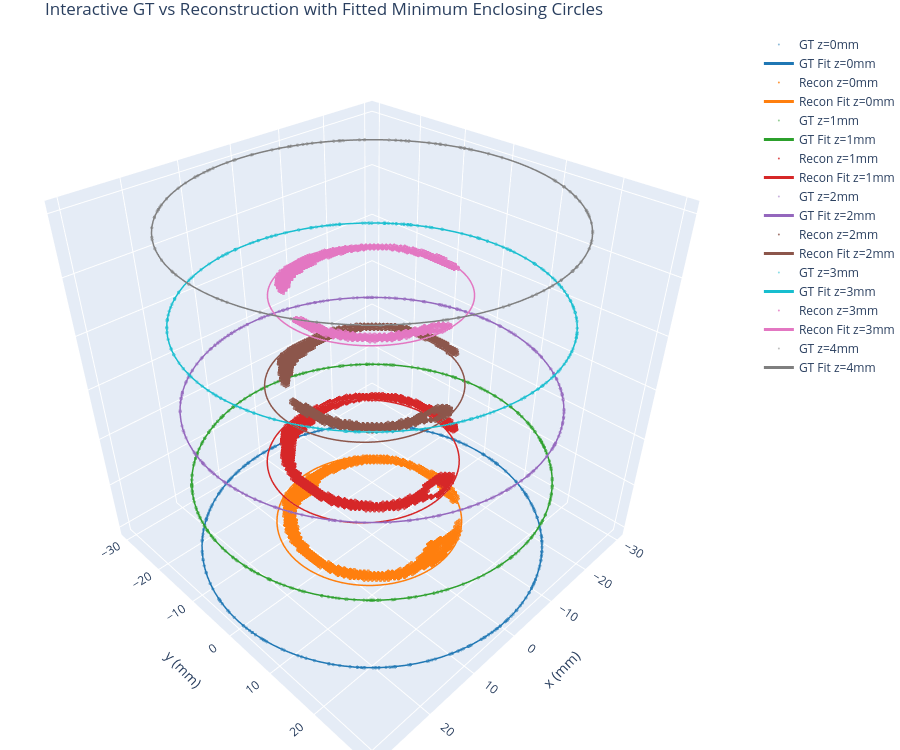

The code cell stored with this chart in its notebook:
### Code cell
from scipy.spatial import ConvexHull

def fit_min_enclosing_circle(points):
    """Approximate minimum enclosing circle using convex hull + max distance pair."""
    if len(points) < 2:
        return None, 0.0
    hull = ConvexHull(points)
    hull_points = points[hull.vertices]
    max_dist = 0
    center = np.array([0.0, 0.0])
    for i in range(len(hull_points)):
        for j in range(i + 1, len(hull_points)):
            p1, p2 = hull_points[i], hull_points[j]
            dist = np.linalg.norm(p1 - p2)
            if dist > max_dist:
                max_dist = dist
                center = (p1 + p2) / 2.0
    radius = max_dist / 2.0
    return center, radius

import plotly.graph_objects as go

# Parameters
z_layers_target = [0, 1, 2, 3, 4]
layer_thickness = 1.0
z_gap = 15
recon_offset = 3
color_pairs = [
    ("#1f77b4", "#ff7f0e"),
    ("#2ca02c", "#d62728"),
    ("#9467bd", "#8c564b"),
    ("#17becf", "#e377c2"),
    ("#7f7f7f", "#bcbd22")
]

fig = go.Figure()

for i, z_center in enumerate(z_layers_target):
    z_min = z_center - layer_thickness / 2
    z_max = z_center + layer_thickness / 2
    layer_z_base = i * z_gap
    gt_color, recon_color = color_pairs[i]

    # GT
    gt_layer = gt_pts[(gt_pts[:, 2] >= z_min) & (gt_pts[:, 2] < z_max)]
    if len(gt_layer) > 0:
        gt_xy = gt_layer[:, :2]
        center, radius = fit_min_enclosing_circle(gt_xy)
        fig.add_trace(go.Scatter3d(
            x=gt_xy[:, 0], y=gt_xy[:, 1], z=[layer_z_base] * len(gt_xy),
            mode='markers', marker=dict(size=2, color=gt_color, opacity=0.5),
            name=f"GT z={z_center}mm"
        ))
        # Draw GT circle
        theta = np.linspace(0, 2 * np.pi, 100)
        circle_x = center[0] + radius * np.cos(theta)
        circle_y = center[1] + radius * np.sin(theta)
        fig.add_trace(go.Scatter3d(
            x=circle_x, y=circle_y, z=[layer_z_base] * 100,
            mode='lines', line=dict(color=gt_color, width=3),
            name=f"GT Fit z={z_center}mm"
        ))

    # Recon
    recon_layer = recon_pts[(recon_pts[:, 2] >= z_min) & (recon_pts[:, 2] < z_max)]
    if len(recon_layer) > 0:
        recon_xy = recon_layer[:, :2]
        center, radius = fit_min_enclosing_circle(recon_xy)
        fig.add_trace(go.Scatter3d(
            x=recon_xy[:, 0], y=recon_xy[:, 1], z=[layer_z_base + recon_offset] * len(recon_xy),
            mode='markers', marker=dict(size=2, color=recon_color, opacity=0.8),
            name=f"Recon z={z_center}mm"
        ))
        # Draw recon circle
        theta = np.linspace(0, 2 * np.pi, 100)
        circle_x = center[0] + radius * np.cos(theta)
        circle_y = center[1] + radius * np.sin(theta)
        fig.add_trace(go.Scatter3d(
            x=circle_x, y=circle_y, z=[layer_z_base + recon_offset] * 100,
            mode='lines', line=dict(color=recon_color, width=3),
            name=f"Recon Fit z={z_center}mm"
        ))

# Layout
fig.update_layout(
    scene=dict(
        xaxis_title='x (mm)',
        yaxis_title='y (mm)',
        zaxis=dict(title='', showticklabels=False),
    ),
    title="Interactive GT vs Reconstruction with Fitted Minimum Enclosing Circles",
    margin=dict(l=0, r=0, b=0, t=30),
    height=750,
    showlegend=True
)

fig.show()
